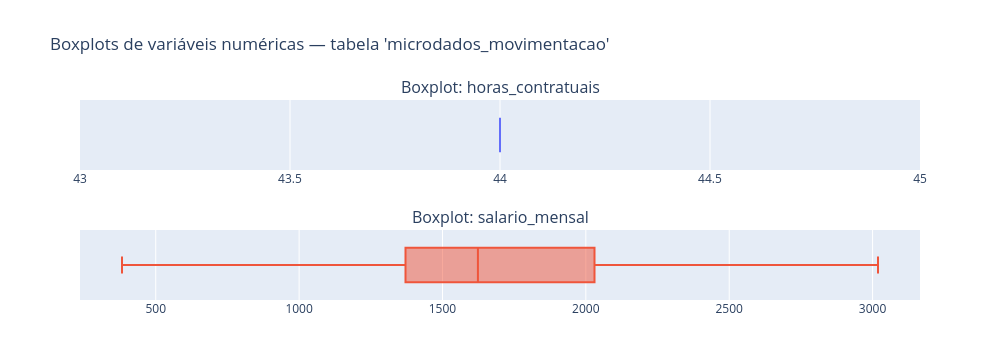

Notebook source saved alongside this figure:
### Markdown cell above
### Box Plot

### Code cell
stats_dict, valid_columns = collect_boxplot_stats(client, table, num_columns)

fig, valid_columns = build_boxplot_figure(stats_dict, TABLE, log_vals=False)
output_path = os.path.abspath(f"data/outputs/html/distribuicao_boxplot_{TABLE}_num_columns.html")
fig.show()

### Figure 1 — Plotly figure (JSON) as saved in the notebook; plotly's stock layout.template omitted (floating-point values rounded to 4 significant figures)
{"data": [{"boxpoints": false, "lowerfence": [44], "median": [44], "name": "horas_contratuais", "orientation": "h", "q1": [44], "q3": [44], "showlegend": false, "type": "box", "upperfence": [44], "xaxis": "x", "yaxis": "y"}, {"boxpoints": false, "lowerfence": [382.3], "median": [1624.0], "name": "salario_mensal", "orientation": "h", "q1": [1371.0], "q3": [2030.0], "showlegend": false, "type": "box", "upperfence": [3019.0], "xaxis": "x2", "yaxis": "y2"}], "layout": {"annotations": [{"font": {"size": 16}, "showarrow": false, "text": "Boxplot: horas_contratuais", "x": 0.5, "xanchor": "center", "xref": "paper", "y": 1.0, "yanchor": "bottom", "yref": "paper"}, {"font": {"size": 16}, "showarrow": false, "text": "Boxplot: salario_mensal", "x": 0.5, "xanchor": "center", "xref": "paper", "y": 0.35, "yanchor": "bottom", "yref": "paper"}], "height": 360, "margin": {"b": 60}, "showlegend": false, "title": {"text": "Boxplots de variáveis numéricas — tabela 'microdados_movimentacao'"}, "width": 1000, "xaxis": {"anchor": "y", "domain": [0, 1], "type": "linear"}, "xaxis2": {"anchor": "y2", "domain": [0, 1], "type": "linear"}, "yaxis": {"anchor": "x", "domain": [0.65, 1.0], "showticklabels": false}, "yaxis2": {"anchor": "x2", "domain": [0, 0.35], "showticklabels": false}}}
